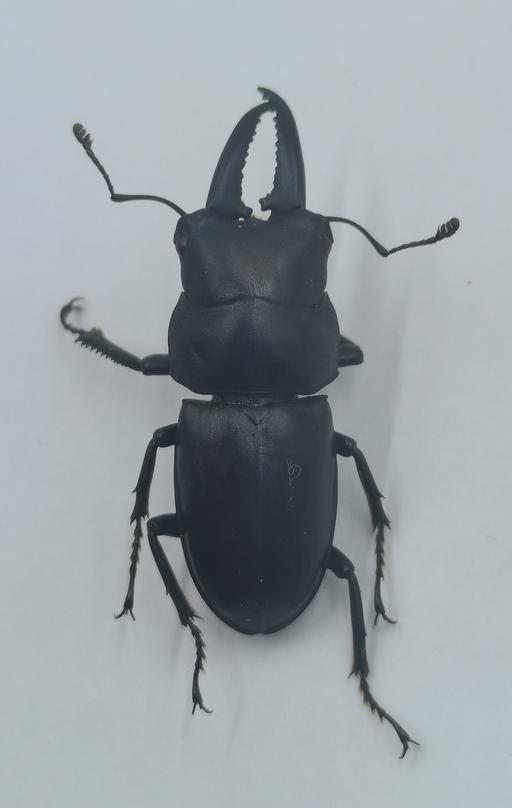
#> input picture data/Epidorcus/images/IMG_20251208_00004_dor_Epidorcus_tonkinensis.jpg, 512 x 808 px
$ python clean_figs.py --input_dir ../data/Epidorcus/images --out_dir out
#> lines starting #> are read from the running program, lines starting #| are printed output that depends on the picture
### src/cleaning/processor.py
"""Image cleaning and deduplication utilities."""

import hashlib
import re
import unicodedata
from concurrent.futures import ThreadPoolExecutor
from pathlib import Path
from threading import Lock
from typing import Dict, List, Optional, Set, Tuple

try:
    import numpy as np
except ImportError:
    np = None

try:
    from PIL import Image, UnidentifiedImageError
except ImportError:
    Image = None
    UnidentifiedImageError = None

try:
    import imagehash
except ImportError:
    imagehash = None

try:
    from tqdm import tqdm
    TQDM_AVAILABLE = True
except ImportError:
    TQDM_AVAILABLE = False
    tqdm = None


INVALID_CHARS_RE = re.compile(r"[^A-Za-z0-9._-]+")


def clean_filename(name: str) -> str:
    """Clean filename by removing invalid characters."""
    name = unicodedata.normalize("NFC", name)
    name = INVALID_CHARS_RE.sub("_", name)
    name = name.strip("._")
    if not name:
        name = "untitled"
    return name


def ensure_unique_prefix(base: str, used: Set[str], lock: Lock) -> str:
    """Ensure filename is unique by adding suffix if needed."""
    with lock:
        name = base
        count = 1
        while name.lower() in used:
            name = f"{base}_{count}"
            count += 1
        used.add(name.lower())
        return name


def compute_md5(img: 'Image.Image') -> str:
    """Compute MD5 hash of image."""
    if np is None:
        raise ImportError("numpy is required. Install with: pip install numpy")

    buf = img.tobytes()
    return hashlib.md5(buf).hexdigest()


# [38 lines left out: functions compute_phash, phash_to_int, hamming_distance, not called in this run]


def resize_short_edge(img: 'Image.Image', short_size: int) -> 'Image.Image':
    """Resize image if short_size > 0; return original if short_size == -1."""
    if short_size == -1:
        return img

    w, h = img.size
    short = min(w, h)
    if short <= short_size:
        return img
    scale = short_size / short
    new_size = (round(w * scale), round(h * scale))
    return img.resize(new_size, Image.Resampling.LANCZOS)


class ImageCleaner:
    """Clean and deduplicate images."""

    def __init__(
        self,
        input_dir: str,
        output_dir: str,
        out_short_size: int = 512,
        out_image_format: str = 'jpg',
        dedup_mode: str = 'md5',
        phash_threshold: int = 5,
        threads: int = 12,
        keep_exif: bool = False
    ):
        if Image is None:
            raise ImportError("Pillow is required. Install with: pip install Pillow")

        self.input_dir = Path(input_dir)
        self.output_dir = Path(output_dir)
        self.out_short_size = out_short_size
        self.out_image_format = out_image_format.lower()
        self.dedup_mode = dedup_mode
        self.phash_threshold = phash_threshold
        self.threads = threads
        self.keep_exif = keep_exif

        self.output_dir.mkdir(parents=True, exist_ok=True)

        self.used_names: Set[str] = set()
        self.dedup_hashes_md5: Dict[str, str] = {}
        self.dedup_hashes_phash: List[Tuple[int, str]] = []

        self.name_lock = Lock()
        self.md5_lock = Lock()
        self.phash_lock = Lock()

        self._prepopulate_hashes()

    def _prepopulate_hashes(self) -> None:
        """Pre-populate hashes from existing files in output directory."""
        if not self.output_dir.exists():
            return

        for f in self.output_dir.iterdir():
            if f.is_file():
                self.used_names.add(f.stem.lower())

                try:
                    img = Image.open(f)

                    if self.dedup_mode == 'md5':
                        md5 = compute_md5(img)
                        self.dedup_hashes_md5[md5] = f.name

                    elif self.dedup_mode == 'phash':
                        ph = compute_phash(img)
                        ph_value = phash_to_int(ph)
                        if ph_value is not None:
                            self.dedup_hashes_phash.append((ph_value, f.name))

                    img.close()
                except Exception:
                    pass

    def process_one(
        self,
        src: Path,
        log_file,
        log_lock: Lock
    ) -> None:
        """Process a single image file."""
        try:
            suffix = src.suffix.lower()
            ph_value = None

            try:
                img = Image.open(src)
            except UnidentifiedImageError:
                with log_lock:
                    log_file.write(f"Unidentified image: {src}\n")
                    log_file.flush()
                return

            if self.dedup_mode == "md5":
                md5 = compute_md5(img)
                with self.md5_lock:
                    if md5 in self.dedup_hashes_md5:
                        existing_file = self.dedup_hashes_md5[md5]
                        with log_lock:
                            log_file.write(f"Duplicate(md5): {src} == {existing_file} (same MD5: {md5[:8]}...)\n")
                            log_file.flush()
                        return
                    self.dedup_hashes_md5[md5] = src.name

            elif self.dedup_mode == "phash":
                ph = compute_phash(img)
                ph_value = phash_to_int(ph)

                if ph_value is None:
                    with log_lock:
                        log_file.write(f"Cannot compute valid phash: {src}\n")
                        log_file.flush()
                    return

                with self.phash_lock:
                    for old_value, old_name in self.dedup_hashes_phash:
                        dist = hamming_distance(ph_value, old_value)
                        if dist <= self.phash_threshold:
                            with log_lock:
                                log_file.write(
                                    f"Duplicate(phash): {src} == {old_name} (hamming distance={dist})\n"
                                )
                                log_file.flush()
                            return

            img = resize_short_edge(img, self.out_short_size)

            base = clean_filename(src.stem)
            base = ensure_unique_prefix(base, self.used_names, self.name_lock)
            out_ext = "." + self.out_image_format.lower()
            dst = self.output_dir / f"{base}{out_ext}"

            if out_ext == ".jpg" and img.mode not in ("RGB", "L"):
                img = img.convert("RGB")

            save_params = {}
            if not self.keep_exif:
                save_params["exif"] = b""
            else:
                if "exif" in img.info:
                    save_params["exif"] = img.info["exif"]

            img.save(dst, **save_params)

            if self.dedup_mode == "md5":
                with self.md5_lock:
                    self.dedup_hashes_md5[md5] = dst.name
            elif self.dedup_mode == "phash" and ph_value is not None:
                with self.phash_lock:
                    self.dedup_hashes_phash.append((ph_value, dst.name))

        except Exception as e:
            with log_lock:
                log_file.write(f"Error processing {src}: {e}\n")
                log_file.flush()

    def process_directory(
        self,
        input_dir: Optional[str] = None,
        log_path: Optional[str] = "log.txt"
    ) -> dict:
        """Process all images in directory."""
#> called with log_path = 'log.txt'
        input_dir = Path(input_dir or self.input_dir)

        if not input_dir.exists():
            raise FileNotFoundError(f"Input directory does not exist: {input_dir}")

        files = [p for p in input_dir.iterdir() if p.is_file()]

        log_file_path = Path(log_path)
        log_file_path.parent.mkdir(parents=True, exist_ok=True)

        results = {
            'total': len(files),
            'processed': 0,
            'skipped': 0,
            'errors': 0
        }

        log_lock = Lock()

        with log_file_path.open("a", encoding="utf8") as log_file:
            if TQDM_AVAILABLE and tqdm:
                with ThreadPoolExecutor(max_workers=self.threads) as pool:
                    tasks = []
                    for f in files:
                        tasks.append(
                            pool.submit(
                                self.process_one,
                                f,
                                log_file,
                                log_lock
                            )
                        )
#> this loop made 2 passes
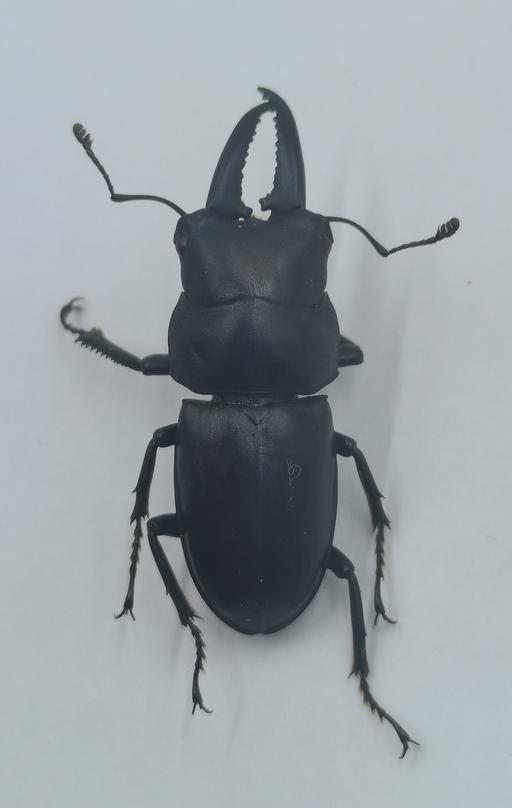
#> input picture data/Epidorcus/images/IMG_20251208_00004_dor_Epidorcus_tonkinensis.jpg, 512 x 808 px
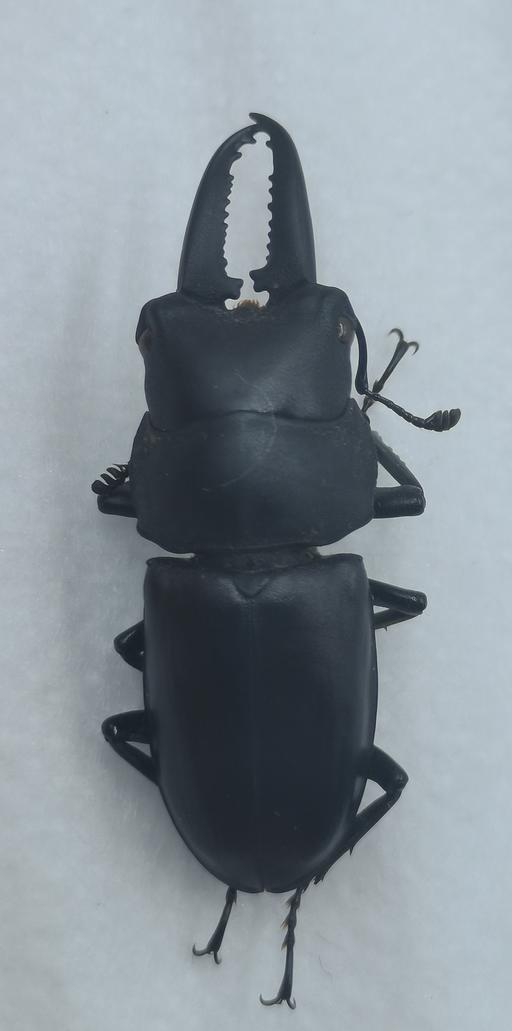
#> input picture data/Epidorcus/images/IMG_20251208_00005_dor_Epidorcus_tonkinensis.jpg, 512 x 1031 px

                    for task in tqdm(tasks, desc="Processing images"):
                        try:
                            task.result()
                            results['processed'] += 1
                        except Exception:
                            results['errors'] += 1

            else:
                with ThreadPoolExecutor(max_workers=self.threads) as pool:
                    futures = []
                    for f in files:
                        futures.append(
                            pool.submit(
                                self.process_one,
                                f,
                                log_file,
                                log_lock
                            )
                        )

                    for future in futures:
                        try:
                            future.result()
                            results['processed'] += 1
                        except Exception:
                            results['errors'] += 1

        return results

### src/common/cli.py
"""Common CLI utilities for all scripts."""

import argparse
import logging
import os
import signal
import sys
from datetime import datetime
from pathlib import Path
from typing import Optional


_shutdown_requested = False


# [5 lines left out: function signal_handler, not called in this run]


def setup_shutdown_handler():
    """Register signal handler for graceful shutdown on Ctrl+C."""
    signal.signal(signal.SIGINT, signal_handler)


def get_shutdown_flag() -> callable:
    """Return a callable that returns True when shutdown is requested."""
    return lambda: _shutdown_requested


# [128 lines left out: functions setup_logging, save_log, parse_args, validate_directory, validate_file, validate_image_extensions, not called in this run]

### scripts/clean_figs.py
#!/usr/bin/env python3
"""
Image cleaning and deduplication script.

Usage:
    python scripts/clean_figs.py --input_dir images/raw/ --out_dir images/cleaned/
"""

import argparse
import sys
from pathlib import Path

from src.common.cli import setup_shutdown_handler, get_shutdown_flag
from src.cleaning.processor import ImageCleaner


def parse_args(args=None):
    """Parse command line arguments."""
    parser = argparse.ArgumentParser(
        description="Clean and deduplicate images"
    )

    parser.add_argument("--input_dir", type=str, required=True, help="Folder containing input images.")
    parser.add_argument("--out_dir", type=str, required=True, help="Folder containing output images.")

    parser.add_argument("--out_short_size", type=int, default=512,
                       help="Shorter size of output images. Use -1 to keep original size. Default: 512")
    parser.add_argument("--out_image_format", type=str, default="jpg",
                       choices=["jpg", "png", "tif", "pdf"], help="Output image format. Default: jpg")

    parser.add_argument("--threads", type=int, default=12, help="Number of threads to use. Default: 12")

    parser.add_argument("--keep_exif", action="store_true", help="Keep EXIF data in output images.")

    parser.add_argument("--dedup_mode", type=str, default="md5",
                       choices=["none", "md5", "phash"], help="Deduplication mode. Default: md5")
    parser.add_argument("--phash_threshold", type=int, default=5, help="Phash threshold. Default: 5")

    parser.add_argument("--verbose", "-v", action="store_true", help="Enable verbose logging")

    return parser.parse_args(args)


def main():
    """Main entry point."""
    setup_shutdown_handler()
    args = parse_args()

    try:
        cleaner = ImageCleaner(
            input_dir=args.input_dir,
            output_dir=args.out_dir,
            out_short_size=args.out_short_size,
            out_image_format=args.out_image_format,
            dedup_mode=args.dedup_mode,
            phash_threshold=args.phash_threshold,
            threads=args.threads,
            keep_exif=args.keep_exif
        )

        results = cleaner.process_directory(log_path="log.txt")

        print(f"Done. Processed {results['processed']} images, {results['errors']} errors.")
        print(f"Log saved to: log.txt")

    except Exception as e:
        print(f"Error: {e}", file=sys.stderr)
        sys.exit(1)


if __name__ == "__main__":
    main()
